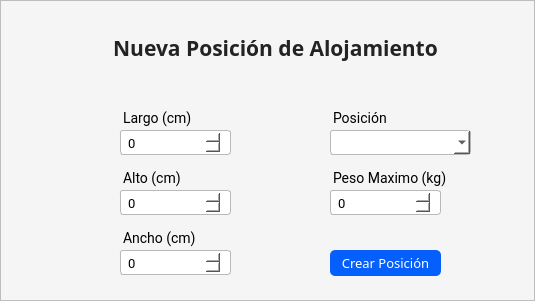
<?xml version="1.0" encoding="UTF-8"?>
<ui version="4.0">
 <class>MainWindow</class>
 <widget class="QMainWindow" name="MainWindow">
  <property name="geometry">
   <rect>
    <x>0</x>
    <y>0</y>
    <width>535</width>
    <height>301</height>
   </rect>
  </property>
  <property name="minimumSize">
   <size>
    <width>535</width>
    <height>301</height>
   </size>
  </property>
  <property name="maximumSize">
   <size>
    <width>535</width>
    <height>301</height>
   </size>
  </property>
  <property name="sizeIncrement">
   <size>
    <width>0</width>
    <height>0</height>
   </size>
  </property>
  <property name="windowTitle">
   <string>MainWindow</string>
  </property>
  <widget class="QWidget" name="centralwidget">
   <layout class="QVBoxLayout" name="verticalLayout">
    <property name="spacing">
     <number>0</number>
    </property>
    <property name="leftMargin">
     <number>0</number>
    </property>
    <property name="topMargin">
     <number>0</number>
    </property>
    <property name="rightMargin">
     <number>0</number>
    </property>
    <property name="bottomMargin">
     <number>0</number>
    </property>
    <item>
     <widget class="QFrame" name="frame_2">
      <property name="minimumSize">
       <size>
        <width>0</width>
        <height>300</height>
       </size>
      </property>
      <property name="maximumSize">
       <size>
        <width>16777215</width>
        <height>16777215</height>
       </size>
      </property>
      <property name="styleSheet">
       <string notr="true">background: #f5f5f5</string>
      </property>
      <property name="frameShape">
       <enum>QFrame::StyledPanel</enum>
      </property>
      <property name="frameShadow">
       <enum>QFrame::Raised</enum>
      </property>
      <widget class="QSpinBox" name="largo_num">
       <property name="geometry">
        <rect>
         <x>110</x>
         <y>130</y>
         <width>121</width>
         <height>25</height>
        </rect>
       </property>
       <property name="styleSheet">
        <string notr="true">background:#fff;border-radius: 3px;
padding: 4 5px;
color: rgb(0, 0, 0);
font-family:Roboto;
border: none;
font-size:13px;
font-weight: 400;
margin-left: 10px;
border: 1px solid #b8b9bd</string>
       </property>
       <property name="minimum">
        <number>0</number>
       </property>
       <property name="maximum">
        <number>999</number>
       </property>
      </widget>
      <widget class="QLabel" name="label_segmento">
       <property name="geometry">
        <rect>
         <x>110</x>
         <y>100</y>
         <width>131</width>
         <height>27</height>
        </rect>
       </property>
       <property name="font">
        <font>
         <family>Roboto</family>
         <pointsize>-1</pointsize>
        </font>
       </property>
       <property name="styleSheet">
        <string notr="true">font-family: Roboto;
font-size: 14px;
margin-top:10px;
margin-left:10px

</string>
       </property>
       <property name="text">
        <string>Largo (cm)</string>
       </property>
      </widget>
      <widget class="QSpinBox" name="alto_num">
       <property name="geometry">
        <rect>
         <x>320</x>
         <y>190</y>
         <width>121</width>
         <height>25</height>
        </rect>
       </property>
       <property name="styleSheet">
        <string notr="true">background-color: #fff;
border-radius: 3px;
padding: 4 5px;
color: rgb(0, 0, 0);
font-family:Roboto;
border: none;
font-size:13px;
font-weight: 400;
margin-left: 10px;
border: 1px solid #b8b9bd</string>
       </property>
       <property name="minimum">
        <number>0</number>
       </property>
       <property name="maximum">
        <number>999</number>
       </property>
      </widget>
      <widget class="QSpinBox" name="limite_num">
       <property name="geometry">
        <rect>
         <x>110</x>
         <y>190</y>
         <width>121</width>
         <height>25</height>
        </rect>
       </property>
       <property name="styleSheet">
        <string notr="true">background-color: #fff;
border-radius: 3px;
padding: 4 5px;
color: rgb(0, 0, 0);
font-family:Roboto;
border: none;
font-size:13px;
font-weight: 400;
margin-left: 10px;
border: 1px solid #b8b9bd
</string>
       </property>
       <property name="minimum">
        <number>0</number>
       </property>
       <property name="maximum">
        <number>999</number>
       </property>
      </widget>
      <widget class="QSpinBox" name="ancho_num">
       <property name="geometry">
        <rect>
         <x>110</x>
         <y>250</y>
         <width>121</width>
         <height>25</height>
        </rect>
       </property>
       <property name="styleSheet">
        <string notr="true">background-color: #fff;
border-radius: 3px;
padding: 4 5px;
color: rgb(0, 0, 0);
font-family:Roboto;
border: none;
font-size:13px;
font-weight: 400;
margin-left: 10px;
border: 1px solid #b8b9bd</string>
       </property>
       <property name="minimum">
        <number>0</number>
       </property>
       <property name="maximum">
        <number>999</number>
       </property>
      </widget>
      <widget class="QPushButton" name="modificar_btn">
       <property name="geometry">
        <rect>
         <x>330</x>
         <y>250</y>
         <width>111</width>
         <height>26</height>
        </rect>
       </property>
       <property name="font">
        <font>
         <family>Cairo</family>
         <pointsize>10</pointsize>
        </font>
       </property>
       <property name="cursor">
        <cursorShape>PointingHandCursor</cursorShape>
       </property>
       <property name="styleSheet">
        <string notr="true">QPushButton{
background-color: #055ffc;
color:#fff;
border-radius: 5px;
text-align:center;
}

QPushButton:hover{

}</string>
       </property>
       <property name="text">
        <string>Crear Posición</string>
       </property>
      </widget>
      <widget class="QComboBox" name="comboBox_area">
       <property name="geometry">
        <rect>
         <x>320</x>
         <y>130</y>
         <width>151</width>
         <height>25</height>
        </rect>
       </property>
       <property name="styleSheet">
        <string notr="true">background-color: #fff;
border-radius: 3px;
padding: 4 5px;
color: rgb(0, 0, 0);
font-family:Roboto;
border: none;
font-size:13px;
font-weight: 400;
margin-left: 10px;
border: 1px solid #b8b9bd</string>
       </property>
      </widget>
      <widget class="QLabel" name="label_alto">
       <property name="geometry">
        <rect>
         <x>110</x>
         <y>160</y>
         <width>131</width>
         <height>27</height>
        </rect>
       </property>
       <property name="font">
        <font>
         <family>Roboto</family>
         <pointsize>-1</pointsize>
        </font>
       </property>
       <property name="styleSheet">
        <string notr="true">font-family: Roboto;
font-size: 14px;
margin-top:10px;
margin-left:10px

</string>
       </property>
       <property name="text">
        <string>Alto (cm)</string>
       </property>
      </widget>
      <widget class="QLabel" name="label_Area">
       <property name="geometry">
        <rect>
         <x>320</x>
         <y>100</y>
         <width>131</width>
         <height>27</height>
        </rect>
       </property>
       <property name="font">
        <font>
         <family>Roboto</family>
         <pointsize>-1</pointsize>
        </font>
       </property>
       <property name="styleSheet">
        <string notr="true">font-family: Roboto;
font-size: 14px;
margin-top:10px;
margin-left:10px

</string>
       </property>
       <property name="text">
        <string>Posición</string>
       </property>
      </widget>
      <widget class="QLabel" name="label_ancho">
       <property name="geometry">
        <rect>
         <x>110</x>
         <y>220</y>
         <width>131</width>
         <height>27</height>
        </rect>
       </property>
       <property name="font">
        <font>
         <family>Roboto</family>
         <pointsize>-1</pointsize>
        </font>
       </property>
       <property name="styleSheet">
        <string notr="true">font-family: Roboto;
font-size: 14px;
margin-top:10px;
margin-left:10px

</string>
       </property>
       <property name="text">
        <string>Ancho (cm)</string>
       </property>
      </widget>
      <widget class="QLabel" name="label_limite">
       <property name="geometry">
        <rect>
         <x>320</x>
         <y>160</y>
         <width>131</width>
         <height>27</height>
        </rect>
       </property>
       <property name="font">
        <font>
         <family>Roboto</family>
         <pointsize>-1</pointsize>
        </font>
       </property>
       <property name="styleSheet">
        <string notr="true">font-family: Roboto;
font-size: 14px;
margin-top:10px;
margin-left:10px

</string>
       </property>
       <property name="text">
        <string>Peso Maximo (kg)</string>
       </property>
      </widget>
      <widget class="QLabel" name="label_5">
       <property name="geometry">
        <rect>
         <x>90</x>
         <y>20</y>
         <width>371</width>
         <height>61</height>
        </rect>
       </property>
       <property name="font">
        <font>
         <family>Cairo</family>
         <pointsize>16</pointsize>
         <weight>75</weight>
         <bold>true</bold>
        </font>
       </property>
       <property name="styleSheet">
        <string notr="true">color: #212325;
margin-bottom: 5px</string>
       </property>
       <property name="text">
        <string>Nueva Posición de Alojamiento</string>
       </property>
       <property name="alignment">
        <set>Qt::AlignCenter</set>
       </property>
      </widget>
     </widget>
    </item>
   </layout>
  </widget>
 </widget>
 <resources/>
 <connections/>
</ui>
